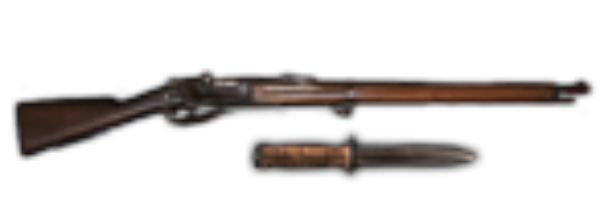
#> input picture 새 폴더/fra_basic_equipment.png, 600 x 221 px, found by its file name
$ python Stencil_2.py
#> lines starting #> are read from the running program, lines starting #| are printed output that depends on the picture; after the words box and inside, x2 and y2 are one past the last pixel; in counts of white or black regions, pixels touching at a corner belong together
from PIL import Image,ImageOps

# 이미지 파일 경로 설정

img_path = "./fra_basic_equipment.png"
# 이미지 열기
image = Image.open(img_path)
#> image is the input picture: PIL image 600x221 RGBA; mean R, G, B, A 11.7, 8.5, 7.1, 44.4

# 그레이스케일로 변환
image = image.convert("L")
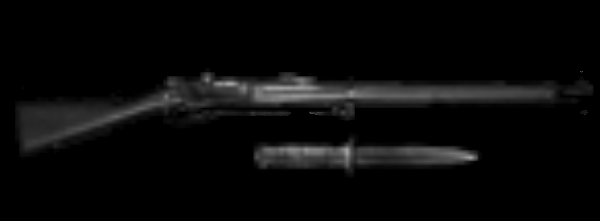
#> image: PIL image 600x221 L; min 0, max 165, mean 9.3

# Threshold 기반으로 이미지의 Brightness 에 따라 해당 도구의 테두리 추출
image = image.point(lambda x: 255 * (x > 50))
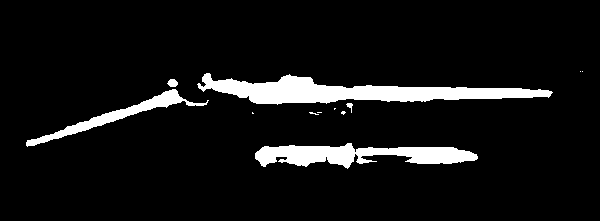
#> image: PIL image 600x221 L; 7.6% white; 12 white regions (7 under 20 px), largest, box (x1, y1, x2, y2) and area: (197, 73, 553, 105) 5204, (255, 143, 478, 169) 3194, (26, 89, 209, 147) 1557, (167, 79, 178, 87) 66, (346, 103, 353, 113) 31
image = image.convert("1")
image = ImageOps.invert(image)
image = image.convert("RGBA")
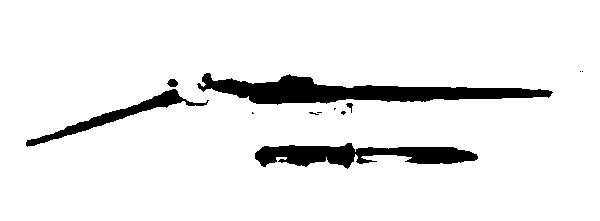
#> image: PIL image 600x221 RGBA; mean R, G, B, A 235.6, 235.6, 235.6, 255


# 결과 이미지 저장
image.save("./result.png")
